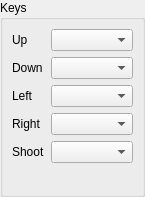
<?xml version="1.0" encoding="UTF-8"?>
<ui version="4.0">
 <class>KeyHUD</class>
 <widget class="QWidget" name="KeyHUD">
  <property name="geometry">
   <rect>
    <x>0</x>
    <y>0</y>
    <width>145</width>
    <height>197</height>
   </rect>
  </property>
  <property name="windowTitle">
   <string>Form</string>
  </property>
  <layout class="QGridLayout" name="gridLayout_2">
   <property name="leftMargin">
    <number>0</number>
   </property>
   <property name="topMargin">
    <number>0</number>
   </property>
   <property name="rightMargin">
    <number>0</number>
   </property>
   <property name="bottomMargin">
    <number>0</number>
   </property>
   <property name="spacing">
    <number>0</number>
   </property>
   <item row="0" column="0">
    <widget class="QGroupBox" name="groupBox">
     <property name="title">
      <string>Keys</string>
     </property>
     <layout class="QFormLayout" name="formLayout">
      <item row="0" column="0">
       <widget class="QLabel" name="label">
        <property name="text">
         <string>Up</string>
        </property>
       </widget>
      </item>
      <item row="0" column="1">
       <widget class="KeyComboBox" name="up_comboBox"/>
      </item>
      <item row="1" column="0">
       <widget class="QLabel" name="label_2">
        <property name="text">
         <string>Down</string>
        </property>
       </widget>
      </item>
      <item row="1" column="1">
       <widget class="KeyComboBox" name="down_comboBox"/>
      </item>
      <item row="2" column="0">
       <widget class="QLabel" name="label_3">
        <property name="text">
         <string>Left</string>
        </property>
       </widget>
      </item>
      <item row="2" column="1">
       <widget class="KeyComboBox" name="left_comboBox"/>
      </item>
      <item row="3" column="0">
       <widget class="QLabel" name="label_4">
        <property name="text">
         <string>Right</string>
        </property>
       </widget>
      </item>
      <item row="3" column="1">
       <widget class="KeyComboBox" name="right_comboBox"/>
      </item>
      <item row="4" column="0">
       <widget class="QLabel" name="label_5">
        <property name="text">
         <string>Shoot</string>
        </property>
       </widget>
      </item>
      <item row="4" column="1">
       <widget class="KeyComboBox" name="shoot_comboBox"/>
      </item>
     </layout>
    </widget>
   </item>
  </layout>
 </widget>
 <customwidgets>
  <customwidget>
   <class>KeyComboBox</class>
   <extends>QComboBox</extends>
   <header location="global">keycombobox.h</header>
  </customwidget>
 </customwidgets>
 <resources/>
 <connections/>
</ui>
